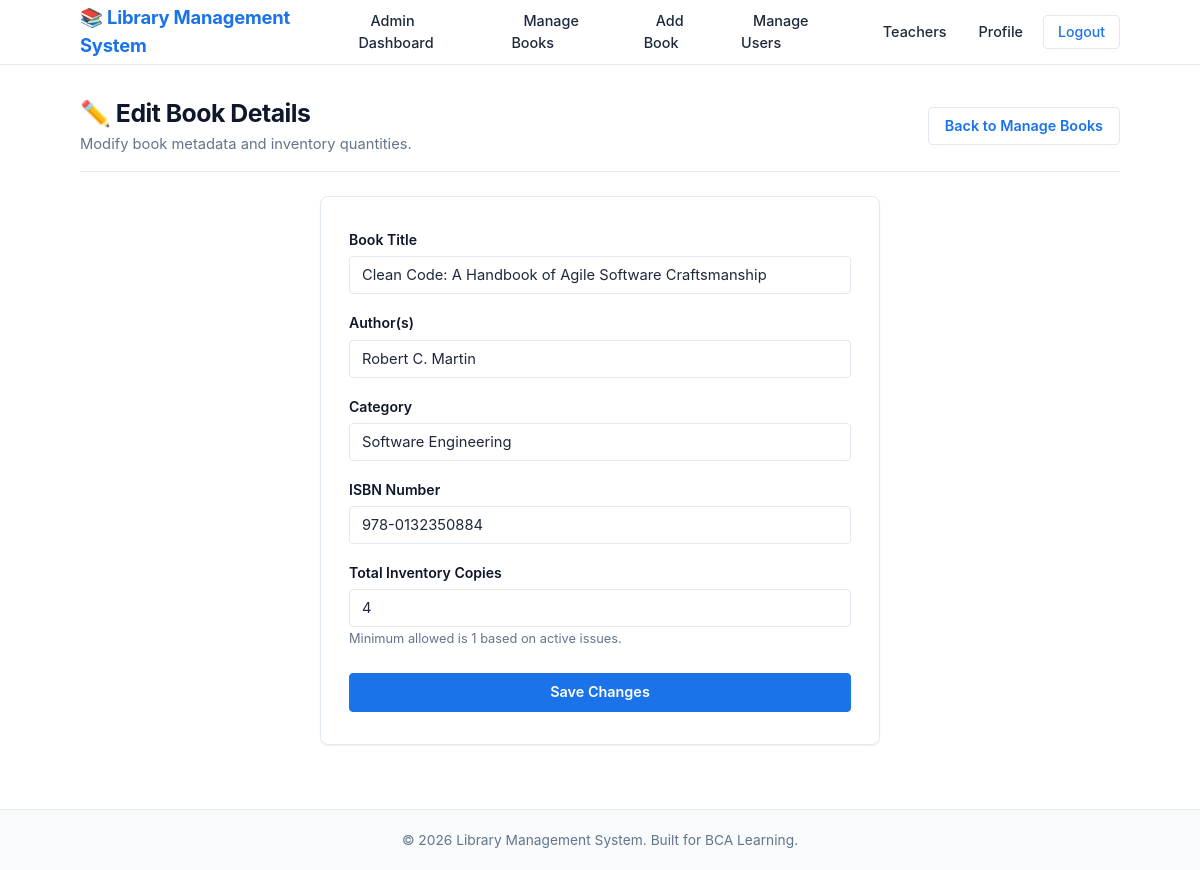
Page /admin/edit-book.php?id=2 (signed in) on the committed database.
### tables this page shows
CREATE TABLE books (
    id INT AUTO_INCREMENT PRIMARY KEY,
    title VARCHAR(200) NOT NULL,
    author VARCHAR(150) NOT NULL,
    category VARCHAR(100),
    isbn VARCHAR(50) UNIQUE,
    quantity INT NOT NULL DEFAULT 1,
    available_quantity INT NOT NULL DEFAULT 1,
    created_at TIMESTAMP DEFAULT CURRENT_TIMESTAMP
);

### admin/edit-book.php (the view, shortened to what this page needs)
<?php
require_once '../config/db.php';
$book_id = isset($_GET['id']) ? (int)$_GET['id'] : 0;
try {
    $stmt = $pdo->prepare("
        SELECT
            b.*,
            (SELECT COUNT(*) FROM issued_books ib WHERE ib.book_id = b.id AND ib.status = 'issued') AS active_issued
        FROM books b
        WHERE b.id = :id
        LIMIT 1
    ");
    $stmt->execute([':id' => $book_id]);
    $book = $stmt->fetch();
    $active_issued = (int)$book['active_issued'];
} catch (PDOException $e) {
    error_log("Edit book query error: " . $e->getMessage());
    $_SESSION['error_message'] = "Database error while fetching book details.";
    header("Location: books.php");
    exit();
}
if (($_SERVER['REQUEST_METHOD'] ?? '') === 'POST') {
    $title        = trim($_POST['title'] ?? '');
    $author       = trim($_POST['author'] ?? '');
    $category     = trim($_POST['category'] ?? '');
    $isbn         = trim($_POST['isbn'] ?? '');
    $new_quantity = (int)($_POST['quantity'] ?? 0);
    if (empty($title) || empty($author) || empty($category) || empty($isbn)) {
        $error = "All fields are required.";
    } elseif ($new_quantity < 1) {
        $error = "Quantity must be at least 1 copy.";
    } elseif ($new_quantity < $active_issued) {
        $error = "Cannot reduce total quantity to {$new_quantity}. Currently {$active_issued} copy(s) are issued to students/teachers.";
    } else {
        try {
            $stmt_isbn = $pdo->prepare("SELECT id FROM books WHERE isbn = :isbn AND id != :id LIMIT 1");
            $stmt_isbn->execute([':isbn' => $isbn, ':id' => $book_id]);
            if ($stmt_isbn->fetch()) {
                $error = "Another book is already registered with this ISBN.";
            } else {
                $new_available = $new_quantity - $active_issued;
                $stmt_update = $pdo->prepare("
                    UPDATE books
                    SET title = :title,
                        author = :author,
                        category = :category,
                        isbn = :isbn,
                        quantity = :quantity,
                        available_quantity = :available_quantity
                    WHERE id = :id
                ");
                $stmt_update->execute([
                    ':title'              => $title,
                    ':author'             => $author,
                    ':category'           => $category,
                    ':isbn'               => $isbn,
                    ':quantity'           => $new_quantity,
                    ':available_quantity' => $new_available,
                    ':id'                 => $book_id
                ]);
                $_SESSION['success_message'] = "Book details for \"" . $title . "\" updated successfully!";
                header("Location: books.php");
                exit();
            }
        } catch (PDOException $e) {
            error_log("Book update error: " . $e->getMessage());
            $error = "Failed to update book due to a system error.";
        }
    }
} else {
    $title        = $book['title'];
    $author       = $book['author'];
    $category     = $book['category'];
    $isbn         = $book['isbn'];
    $new_quantity = $book['quantity'];
}
include '../includes/header.php';
include '../includes/navbar.php';
?>
<main class="main-content">
    <div class="container">
        <div class="page-header-flex">
            <div>
                <h1>✏️ Edit Book Details</h1>
                <p>Modify book metadata and inventory quantities.</p>
            </div>
            <div>
                <a href="books.php" class="btn btn-outline">Back to Manage Books</a>
            </div>
        </div>
        <div class="auth-wrapper" style="padding-top: 0;">
            <div class="auth-card" style="max-width: 560px;">
                <form action="edit-book.php?id=<?php echo $book_id; ?>" method="POST" autocomplete="off">
                    <div class="form-group">
                        <label for="title">Book Title</label>
                        <input
                            type="text"
                            name="title"
                            id="title"
                            class="form-control"
                            value="<?php echo htmlspecialchars($title); ?>"
                            required
                        >
                    </div>
                    <div class="form-group">
                        <label for="author">Author(s)</label>
                        <input
                            type="text"
                            name="author"
                            id="author"
                            class="form-control"
                            value="<?php echo htmlspecialchars($author); ?>"
                            required
                        >
                    </div>
                    <div class="form-group">
                        <label for="category">Category</label>
                        <input
                            type="text"
                            name="category"
                            id="category"
                            class="form-control"
                            value="<?php echo htmlspecialchars($category); ?>"
                            required
                        >
                    </div>
                    <div class="form-group">
                        <label for="isbn">ISBN Number</label>
                        <input
                            type="text"
                            name="isbn"
                            id="isbn"
                            class="form-control"
                            value="<?php echo htmlspecialchars($isbn); ?>"
                            required
                        >
                    </div>
                    <div class="form-group">
                        <label for="quantity">Total Inventory Copies</label>
                        <input
                            type="number"
                            name="quantity"
                            id="quantity"
                            class="form-control"
                            min="<?php echo max(1, $active_issued); ?>"
                            value="<?php echo (int)$new_quantity; ?>"
                            required
                        >
                        <small style="color: var(--text-muted); font-size: 0.8rem;">
                            Minimum allowed is <?php echo max(1, $active_issued); ?> based on active issues.
                        </small>
                    </div>
                    <div style="margin-top: 24px;">
                        <button type="submit" class="btn btn-primary btn-block">
                            Save Changes
                        </button>
                    </div>
                </form>
            </div>
        </div>
    </div>
</main>
<?php include '../includes/footer.php'; ?>

### assets/css/style.css (style rules this page uses)
:root { --primary: #1a73e8; --primary-hover: #1557b0; --primary-light: #eef4fe; --primary-border: #c2dbfe; --text-dark: #0f172a; --text-body: #1e293b; --text-muted: #64748b; --text-light: #94a3b8; --bg-page: #ffffff; --bg-subtle: #f8fafc; --bg-light: #f8fafc; --bg-card: #ffffff; --border-color: #e2e8f0; --border-light: #f1f5f9; --success-bg: #f0fdf4; --success-text: #166534; --success-border: #bbf7d0; --error-bg: #fef2f2; --error-text: #991b1b; --error-border: #fecaca; --radius-sm: 4px; --radius: 8px; --radius-lg: 12px; --radius-pill: 9999px; --shadow-sm: 0 1px 2px 0 rgba(0, 0, 0, 0.05); --shadow-md: 0 2px 4px -1px rgba(0, 0, 0, 0.06), 0 1px 2px -1px rgba(0, 0, 0, 0.04); }
* { margin: 0; padding: 0; box-sizing: border-box; }
body { font-family: -apple-system, BlinkMacSystemFont, "Segoe UI", Roboto, Oxygen, Ubuntu, Cantarell, "Helvetica Neue", sans-serif; color: var(--text-body); background-color: var(--bg-page); line-height: 1.5; font-size: 15px; display: flex; flex-direction: column; min-height: 100vh; -webkit-font-smoothing: antialiased; }
.container { width: 100%; max-width: 1080px; margin: 0 auto; padding: 0 20px; }
.main-content { flex: 1; padding: 32px 0 48px; }
h1, h2, h3, h4 { color: var(--text-dark); font-weight: 700; line-height: 1.3; }
.page-header-flex { display: flex; justify-content: space-between; align-items: center; margin-bottom: 24px; padding-bottom: 16px; border-bottom: 1px solid var(--border-color); flex-wrap: wrap; gap: 16px; }
.page-header-flex h1 { font-size: 1.55rem; letter-spacing: -0.02em; }
.page-header-flex p { color: var(--text-muted); font-size: 0.92rem; margin-top: 4px; }
.btn { display: inline-flex; align-items: center; justify-content: center; font-family: inherit; font-size: 0.9rem; font-weight: 600; padding: 8px 16px; border-radius: var(--radius-sm); text-decoration: none; cursor: pointer; border: 1px solid transparent; transition: all 0.15s ease; line-height: 1.4; }
.btn-primary { background-color: var(--primary); color: #ffffff !important; border-color: var(--primary); }
.btn-outline { background-color: transparent; color: var(--primary) !important; border-color: var(--border-color); }
.btn-block { width: 100%; }
.form-group { margin-bottom: 18px; }
.form-group label { display: block; margin-bottom: 6px; font-size: 0.88rem; font-weight: 600; color: var(--text-dark); }
.form-control { width: 100%; padding: 9px 12px; font-size: 0.92rem; font-family: inherit; color: var(--text-body); background-color: #ffffff; border: 1px solid var(--border-color); border-radius: var(--radius-sm); outline: none; transition: border-color 0.15s ease, box-shadow 0.15s ease; }
.auth-wrapper { display: flex; justify-content: center; align-items: center; padding: 16px 0; }
.auth-card { background-color: var(--bg-card); border: 1px solid var(--border-color); border-radius: var(--radius); padding: 32px 28px; width: 100%; max-width: 440px; box-shadow: var(--shadow-sm); }

### rows in the picture
books: title "Clean Code: A Handbook of Agile Software Craftsmanship", author "Robert C. Martin", category "Software Engineering", isbn "978-0132350884", quantity "4"

### other values in the picture
max(1, $active_issued) "1"
